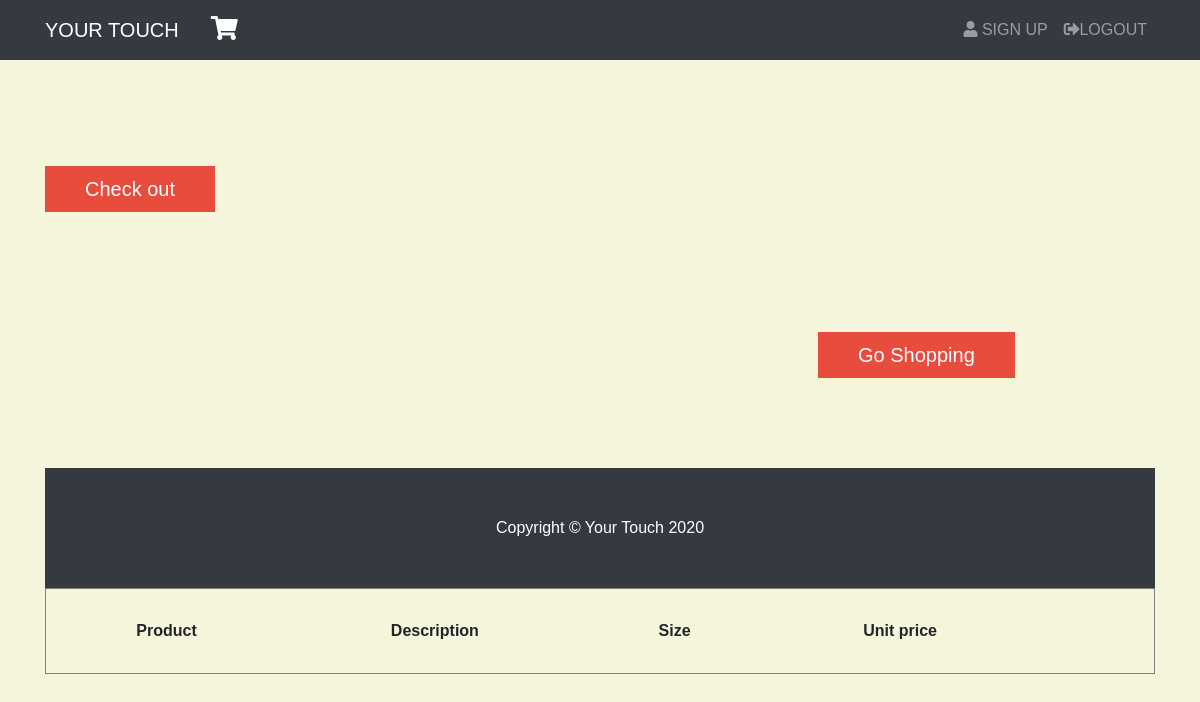
The app's page /shop.php, older data.
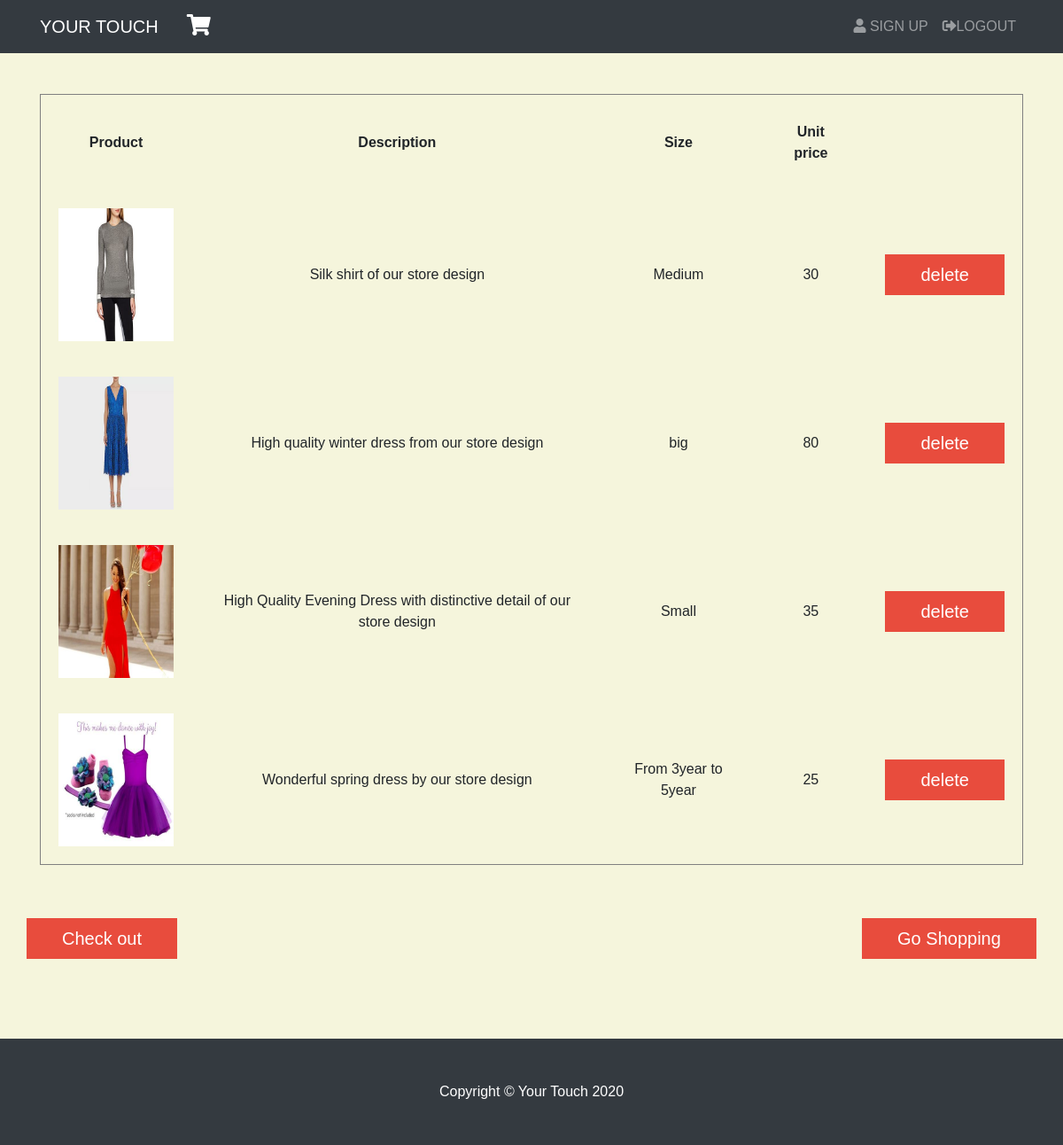
The same page, newer data.
### tables this page shows
CREATE TABLE `myproduct2` (
  `id` int(11) DEFAULT NULL,
  `image` text NOT NULL,
  `description` text NOT NULL,
  `color` text NOT NULL,
  `size` text NOT NULL,
  `price` text NOT NULL,
  `pid` text NOT NULL,
  `userid` int(11) NOT NULL
);

### shop.php (the view, shortened to what this page needs)
<?php
$idusers=$_SESSION["iduser"];
include 'connect.php';
	$product="<table style='width:100%'>
	<tr>
	<th>Product</th>
    <th>Description</th>
	<th>Size</th>
	<th>Unit price</th>
	<th></th>
	</tr>";
	$sql="SELECT * FROM myproduct2 WHERE userid='$idusers'";
	$result=$conn->query($sql);
	if($result->num_rows>0){
		while($row=$result->fetch_assoc()){
			 $product=$product."<form action='delete.php' method='post' ><input type='text' value='".$row["pid"]."' name='id' hidden>
			 <tr>
                  <td> <img src=".$row["image"]." style='height:150px; width:130px' alt=''>	</td>
				 <td> ".$row["description"]."</td>
				 <td>".$row["size"]."</td>
				 <td> ".$row["price"]."	</td>
				 <td><input type='submit' value='delete' name='submit' style='background:#e84c3d; border:none; color:#fff; padding:8px 40px;cursor:pointer; font-size:20px;margin:30px 0px;'></td> </form>
                  </tr>";
		}
		$product=$product."</table>";
	}else{
	}
?>
<!DOCTYPE html>
<html lang="en">
<head>
	<link rel="stylesheet" href="https://cdnjs.cloudflare.com/ajax/libs/font-awesome/4.7.0/css/font-awesome.min.css">
	<link rel="stylesheet" href="https://use.fontawesome.com/releases/v5.6.1/css/all.css">
    <link href="vendor/bootstrap/css/bootstrap.min.css" rel="stylesheet">
    <link href="css/shop-homepage.css" rel="stylesheet">
</head>
  <body>
      <nav class="navbar navbar-expand-lg navbar-dark bg-dark fixed-top">
      <div class="container">
        <a class="navbar-brand" href="index.php">YOUR TOUCH</a>
		<a class="nav-link h" href="shop.php"><i class="fas fa-shopping-cart" style="font-size:24px; color:white;"></i></a>
        <div class="collapse navbar-collapse" id="navbarResponsive">
          <ul class="navbar-nav ml-auto">
			<li class="nav-item">
              <a class="nav-link" href="index1.php"><i class="fas fa-user"></i> SIGN UP</a>
            </li>
			<li class="nav-item">
              <a class="nav-link" href="logout.php"><i class="fas fa-sign-out-alt"></i>LOGOUT</a>
            </li>
          </ul>
        </div>
      </div>
    </nav>
        <div class="container">
     <?php
   echo $product;
   ?>
  </div>
		<div class="container">
            <div class="row">
		<a href="check.php" class="oi"> Check out</a>
		<a href="index.php" class="oi k"> Go Shopping</a>
	       </div>
        </div>
<footer class="py-5 bg-dark">
    <div class="container">
      <p class="m-0 text-center text-white">Copyright &copy; Your Touch 2020</p>
    </div>
  </footer>
</body>
</html>

### css/shop-homepage.css (style rules this page uses)
body { padding-top: 54px; }
@media (min-width: 992px) { body { padding-top: 56px; } }

### shop.php (style rules this page uses)
body { font-family: Arial, Helvetica, sans-serif; background-color:#f5f5dc; margin-top: 50px; }
.oi { background:#e84c3d; color:#fff; padding:8px 40px; font-size:20px; margin:60px 0px }
.k { float:right; margin-left:773px }
table { border:1px solid gray; text-align: center; }
td { padding:20px; }
th { padding:30px; }
footer { margin-top: 30px }

Row changes from the older to the newer data that the page shows:
added myproduct2: image (picture), description "Silk shirt of our store design", size "Medium", price "30"
added myproduct2: image (picture), description "High quality winter dress from our store design", size "big", price "80"
added myproduct2: image (picture), description "High Quality Evening Dress with distinctive detail of our store design", size "Small", price "35"
added myproduct2: image (picture), description "Wonderful spring dress by our store design", size "From 3year to 5year", price "25"
Text that changed along with them:
form field submit: (not shown) → "delete delete delete delete"
